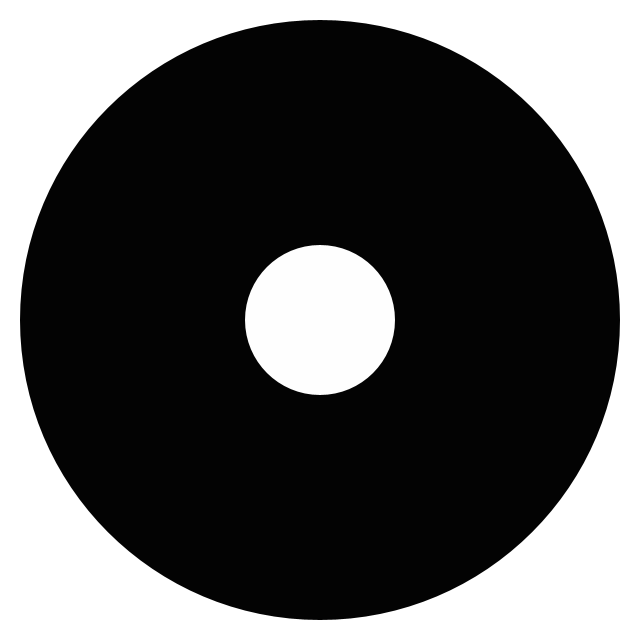
Frame 1 (no input)
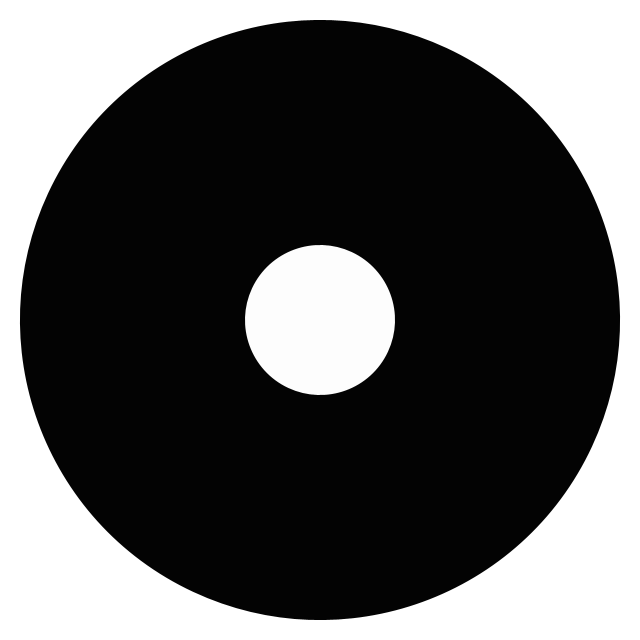
Frame 60 (the mouse pressed at the canvas centre just before this capture)
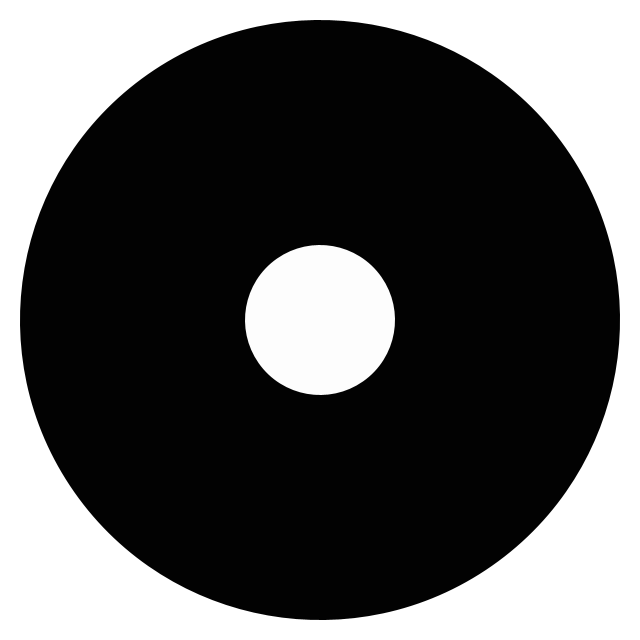
Frame 120 (the mouse held since frame 60 and released just before this capture)

The Processing sketch that drew these frames (run headless with seeded random() and noise(); from frame 60 on, the mouse is pressed at the canvas centre):

// Processing sketch: processing_164148
// ── processing_164148.pde

float angle;
float angle_v;
 
int rad = 300;
float temp;
 
queue q = new queue(200);
 
void setup() {
  frameRate(60);
  size(640, 640);
  noStroke();
  smooth();
  ellipseMode(CENTER);
   
  angle_v=5;
}
 
void draw() {
  background(255);
 
  float c = angle/360*TWO_PI;
  angle = (angle+angle_v)%360;
   
  if (mousePressed && overCircle(mouseX,mouseY,rad))
  {
    int fx = mouseX-width/2;
    int fy = mouseY-height/2;
    int x2 =(int)(fx*cos(-c)-fy*sin(-c));
    int y2 =(int)(fx*sin(-c)+fy*cos(-c));
    q.insert(x2+width/2,y2+height/2);
  }
   
  pushMatrix();
  translate(width/2,height/2);
  rotate(c);
  draw_circle();
  draw_points();
  draw_circle2();
  popMatrix();
}
 
void draw_circle(){
  fill(random(5));
  noStroke();
  ellipse(0,0,rad*2,rad*2);
}
 
void draw_circle2(){
  fill(255-random(2));
  noStroke();
  ellipse(0,0,rad/2,rad/2);
}
 
void draw_points(){
  for(int i=0;i<q.size;i++)
    if (q.x[i]!=-1){
       
      color c = color(random(155,255),random(155,255),random(155,255));
      strokeWeight(3);
      stroke(c, 128);     
      point(q.x[i]-width/2,q.y[i]-height/2);
    }
}
 
boolean overCircle(int x, int y, int diameter) {
  float disX = x - width/2;
  float disY = y - height/2;
  if(sqrt(sq(disX) + sq(disY)) < diameter) {
    return true;
  } else {
    return false;
  }
}
 
void keyPressed(){
  if (key == '1'){
    if (angle_v==0){
      angle_v = temp;
    }
    else {
      temp = angle_v;
      angle_v = 0;
    }
  }
}
 
class queue{
  float x[];
  float y[];
  int count;
  int size;
   
  queue(int s){
    x = new float[s];
    y = new float[s];
    for(int i=0;i<s;i++){
      x[i]=-1;y[i]=-1;
    }
    count = 0;
    size = s;
  }
   
  void insert(float xval, float yval){
    x[count] = xval;
    y[count] = yval;   
    count++;
    count %= size;
  }  
};
